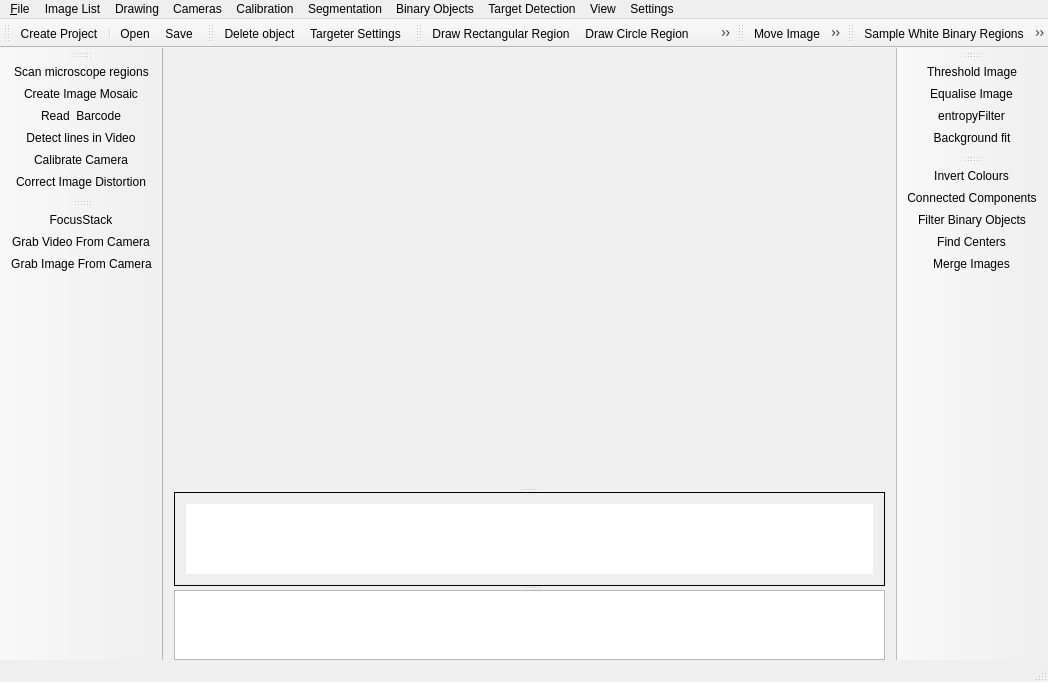
<?xml version="1.0" encoding="UTF-8"?>
<ui version="4.0">
 <class>MainWindow</class>
 <widget class="QMainWindow" name="MainWindow">
  <property name="geometry">
   <rect>
    <x>0</x>
    <y>0</y>
    <width>914</width>
    <height>682</height>
   </rect>
  </property>
  <property name="windowTitle">
   <string>Targeter</string>
  </property>
  <property name="windowIcon">
   <iconset resource="icons.qrc">
    <normaloff>:/icons/24/targeter.png</normaloff>:/icons/24/targeter.png</iconset>
  </property>
  <widget class="QWidget" name="centralWidget">
   <property name="sizePolicy">
    <sizepolicy hsizetype="Preferred" vsizetype="Preferred">
     <horstretch>0</horstretch>
     <verstretch>0</verstretch>
    </sizepolicy>
   </property>
   <layout class="QVBoxLayout" name="verticalLayout">
    <property name="bottomMargin">
     <number>0</number>
    </property>
    <item>
     <widget class="QSplitter" name="splitter">
      <property name="orientation">
       <enum>Qt::Vertical</enum>
      </property>
      <widget class="PaintQLabel" name="display_image">
       <property name="sizePolicy">
        <sizepolicy hsizetype="Minimum" vsizetype="Minimum">
         <horstretch>1</horstretch>
         <verstretch>100</verstretch>
        </sizepolicy>
       </property>
       <property name="minimumSize">
        <size>
         <width>254</width>
         <height>254</height>
        </size>
       </property>
       <property name="toolTipDuration">
        <number>1</number>
       </property>
       <property name="frameShape">
        <enum>QFrame::NoFrame</enum>
       </property>
       <property name="text">
        <string/>
       </property>
       <property name="alignment">
        <set>Qt::AlignCenter</set>
       </property>
      </widget>
      <widget class="QScrollArea" name="scrollArea">
       <property name="sizePolicy">
        <sizepolicy hsizetype="Expanding" vsizetype="Expanding">
         <horstretch>1</horstretch>
         <verstretch>0</verstretch>
        </sizepolicy>
       </property>
       <property name="frameShape">
        <enum>QFrame::Box</enum>
       </property>
       <property name="frameShadow">
        <enum>QFrame::Plain</enum>
       </property>
       <property name="verticalScrollBarPolicy">
        <enum>Qt::ScrollBarAlwaysOff</enum>
       </property>
       <property name="horizontalScrollBarPolicy">
        <enum>Qt::ScrollBarAsNeeded</enum>
       </property>
       <property name="sizeAdjustPolicy">
        <enum>QAbstractScrollArea::AdjustIgnored</enum>
       </property>
       <property name="widgetResizable">
        <bool>true</bool>
       </property>
       <widget class="QWidget" name="scrollAreaWidgetContents">
        <property name="geometry">
         <rect>
          <x>0</x>
          <y>0</y>
          <width>824</width>
          <height>87</height>
         </rect>
        </property>
        <property name="sizePolicy">
         <sizepolicy hsizetype="Minimum" vsizetype="Minimum">
          <horstretch>1</horstretch>
          <verstretch>0</verstretch>
         </sizepolicy>
        </property>
        <property name="autoFillBackground">
         <bool>true</bool>
        </property>
        <layout class="QGridLayout" name="gridLayout">
         <item row="0" column="0">
          <widget class="QListWidget" name="ImageThumbList">
           <property name="enabled">
            <bool>true</bool>
           </property>
           <property name="sizePolicy">
            <sizepolicy hsizetype="Minimum" vsizetype="Minimum">
             <horstretch>1</horstretch>
             <verstretch>0</verstretch>
            </sizepolicy>
           </property>
           <property name="layoutDirection">
            <enum>Qt::LeftToRight</enum>
           </property>
           <property name="autoFillBackground">
            <bool>true</bool>
           </property>
           <property name="frameShape">
            <enum>QFrame::NoFrame</enum>
           </property>
           <property name="frameShadow">
            <enum>QFrame::Plain</enum>
           </property>
           <property name="verticalScrollBarPolicy">
            <enum>Qt::ScrollBarAlwaysOff</enum>
           </property>
           <property name="horizontalScrollBarPolicy">
            <enum>Qt::ScrollBarAsNeeded</enum>
           </property>
           <property name="sizeAdjustPolicy">
            <enum>QAbstractScrollArea::AdjustToContents</enum>
           </property>
           <property name="autoScroll">
            <bool>true</bool>
           </property>
           <property name="alternatingRowColors">
            <bool>false</bool>
           </property>
           <property name="iconSize">
            <size>
             <width>50</width>
             <height>50</height>
            </size>
           </property>
           <property name="isWrapping" stdset="0">
            <bool>false</bool>
           </property>
           <property name="resizeMode">
            <enum>QListView::Adjust</enum>
           </property>
           <property name="viewMode">
            <enum>QListView::IconMode</enum>
           </property>
           <property name="modelColumn">
            <number>0</number>
           </property>
           <property name="uniformItemSizes">
            <bool>false</bool>
           </property>
          </widget>
         </item>
        </layout>
       </widget>
      </widget>
      <widget class="QPlainTextEdit" name="consoleDisplay">
       <property name="sizePolicy">
        <sizepolicy hsizetype="Expanding" vsizetype="Expanding">
         <horstretch>1</horstretch>
         <verstretch>1</verstretch>
        </sizepolicy>
       </property>
      </widget>
     </widget>
    </item>
   </layout>
  </widget>
  <widget class="QMenuBar" name="menuBar">
   <property name="geometry">
    <rect>
     <x>0</x>
     <y>0</y>
     <width>914</width>
     <height>21</height>
    </rect>
   </property>
   <widget class="QMenu" name="menu_File">
    <property name="title">
     <string>&amp;File</string>
    </property>
    <property name="toolTipsVisible">
     <bool>true</bool>
    </property>
    <addaction name="action_New"/>
    <addaction name="action_Open"/>
    <addaction name="action_Save"/>
    <addaction name="separator"/>
    <addaction name="actionGrab_Image_From_Camera"/>
    <addaction name="actionProcessFocusStack"/>
    <addaction name="action_Exit"/>
    <addaction name="separator"/>
   </widget>
   <widget class="QMenu" name="menuImages">
    <property name="title">
     <string>Image List</string>
    </property>
    <property name="toolTipsVisible">
     <bool>true</bool>
    </property>
    <addaction name="actionSelect_All"/>
    <addaction name="actionDeselect_All"/>
    <addaction name="separator"/>
    <addaction name="actionSet_as_Target"/>
    <addaction name="actionSet_as_find_targets_image"/>
    <addaction name="separator"/>
    <addaction name="actionDeleteObject"/>
   </widget>
   <widget class="QMenu" name="menuDetection">
    <property name="title">
     <string>Target Detection</string>
    </property>
    <property name="toolTipsVisible">
     <bool>true</bool>
    </property>
    <addaction name="actionScoreImage"/>
    <addaction name="actionFind_targets"/>
    <addaction name="actionSave_Target_Positions"/>
    <addaction name="actionSample_White_Binary_Regions"/>
   </widget>
   <widget class="QMenu" name="menuCamera">
    <property name="title">
     <string>Cameras</string>
    </property>
    <property name="toolTipsVisible">
     <bool>true</bool>
    </property>
    <addaction name="actionProcessFocusStack"/>
    <addaction name="actionGrab_Video_From_Camera"/>
    <addaction name="actionGrab_Image_From_Camera"/>
    <addaction name="actionClick_Center_Objective"/>
    <addaction name="action_scan_regions"/>
    <addaction name="actionRead_Barcode"/>
    <addaction name="actionCreate_Image_Mosaic"/>
   </widget>
   <widget class="QMenu" name="menuImage_Processing">
    <property name="title">
     <string>Binary Objects</string>
    </property>
    <addaction name="actionInvert"/>
    <addaction name="actionConnected_Components"/>
    <addaction name="actionFilter_Binary_Objects"/>
    <addaction name="actionFind_Centers"/>
    <addaction name="actionMergeImages"/>
   </widget>
   <widget class="QMenu" name="menuSettings">
    <property name="title">
     <string>Settings</string>
    </property>
    <addaction name="actionSettings"/>
    <addaction name="actionHelp"/>
   </widget>
   <widget class="QMenu" name="menuAlignment">
    <property name="title">
     <string>Calibration</string>
    </property>
    <addaction name="actionBackground_fit"/>
    <addaction name="actionDetect_lines"/>
    <addaction name="actionCalibrate_Camera"/>
    <addaction name="actionCorrectImage"/>
    <addaction name="actionReference_fiducial_marks"/>
   </widget>
   <widget class="QMenu" name="menuView">
    <property name="title">
     <string>View</string>
    </property>
    <addaction name="actionZoom_Out"/>
    <addaction name="actionZoom_In"/>
    <addaction name="action_Move_Image"/>
   </widget>
   <widget class="QMenu" name="menuDrawing">
    <property name="title">
     <string>Drawing</string>
    </property>
    <addaction name="actionDraw_Circle_Region"/>
    <addaction name="actionDraw_Rectangular_Region"/>
    <addaction name="actionDraw_Polygon"/>
    <addaction name="actionCreate_Mask_Image"/>
    <addaction name="actionGet_Target_image_region"/>
    <addaction name="actionMask_White"/>
    <addaction name="actionMask_Black"/>
    <addaction name="actionSelect_Object"/>
   </widget>
   <widget class="QMenu" name="menuSegmentation">
    <property name="title">
     <string>Segmentation</string>
    </property>
    <addaction name="actionEntropyFilter"/>
    <addaction name="actionThresholdImage"/>
    <addaction name="actionEqualise_Image"/>
    <addaction name="actionEdge_Detection"/>
    <addaction name="actionCorner_Detection"/>
   </widget>
   <addaction name="menu_File"/>
   <addaction name="menuImages"/>
   <addaction name="menuDrawing"/>
   <addaction name="menuCamera"/>
   <addaction name="menuAlignment"/>
   <addaction name="menuSegmentation"/>
   <addaction name="menuImage_Processing"/>
   <addaction name="menuDetection"/>
   <addaction name="menuView"/>
   <addaction name="menuSettings"/>
  </widget>
  <widget class="QToolBar" name="toolbarOpenSave">
   <attribute name="toolBarArea">
    <enum>TopToolBarArea</enum>
   </attribute>
   <attribute name="toolBarBreak">
    <bool>false</bool>
   </attribute>
   <addaction name="action_New"/>
   <addaction name="separator"/>
   <addaction name="action_Open"/>
   <addaction name="action_Save"/>
  </widget>
  <widget class="QStatusBar" name="statusBar"/>
  <widget class="QToolBar" name="toolBarSettings">
   <property name="windowTitle">
    <string>toolBar</string>
   </property>
   <property name="toolTip">
    <string>drawing tools</string>
   </property>
   <attribute name="toolBarArea">
    <enum>TopToolBarArea</enum>
   </attribute>
   <attribute name="toolBarBreak">
    <bool>false</bool>
   </attribute>
   <addaction name="actionDeleteObject"/>
   <addaction name="actionSettings"/>
  </widget>
  <widget class="QToolBar" name="toolBarDrawing">
   <property name="windowTitle">
    <string>toolBar_2</string>
   </property>
   <attribute name="toolBarArea">
    <enum>TopToolBarArea</enum>
   </attribute>
   <attribute name="toolBarBreak">
    <bool>false</bool>
   </attribute>
   <addaction name="actionDraw_Rectangular_Region"/>
   <addaction name="actionDraw_Circle_Region"/>
   <addaction name="actionDraw_Polygon"/>
   <addaction name="separator"/>
   <addaction name="actionClickTarget"/>
   <addaction name="actionReference_fiducial_marks"/>
   <addaction name="actionClick_Center_Objective"/>
   <addaction name="separator"/>
   <addaction name="actionMask_White"/>
   <addaction name="actionMask_Black"/>
   <addaction name="actionGrid_Spacing"/>
   <addaction name="separator"/>
   <addaction name="actionCreate_Mask_Image"/>
   <addaction name="actionGet_Target_image_region"/>
  </widget>
  <widget class="QToolBar" name="toolBarZoomPann">
   <property name="windowTitle">
    <string>toolBar_3</string>
   </property>
   <attribute name="toolBarArea">
    <enum>TopToolBarArea</enum>
   </attribute>
   <attribute name="toolBarBreak">
    <bool>false</bool>
   </attribute>
   <addaction name="action_Move_Image"/>
   <addaction name="actionZoom_Out"/>
   <addaction name="actionZoom_In"/>
  </widget>
  <widget class="QToolBar" name="toolBarImageAnalysis">
   <property name="windowTitle">
    <string>toolBar_4</string>
   </property>
   <attribute name="toolBarArea">
    <enum>RightToolBarArea</enum>
   </attribute>
   <attribute name="toolBarBreak">
    <bool>false</bool>
   </attribute>
   <addaction name="actionThresholdImage"/>
   <addaction name="actionEqualise_Image"/>
   <addaction name="actionEntropyFilter"/>
   <addaction name="actionBackground_fit"/>
  </widget>
  <widget class="QToolBar" name="toolBar">
   <property name="windowTitle">
    <string>toolBar</string>
   </property>
   <attribute name="toolBarArea">
    <enum>LeftToolBarArea</enum>
   </attribute>
   <attribute name="toolBarBreak">
    <bool>false</bool>
   </attribute>
   <addaction name="action_scan_regions"/>
   <addaction name="actionCreate_Image_Mosaic"/>
   <addaction name="actionRead_Barcode"/>
   <addaction name="actionDetect_lines"/>
   <addaction name="actionCalibrate_Camera"/>
   <addaction name="actionCorrectImage"/>
  </widget>
  <widget class="QToolBar" name="toolBar_2">
   <property name="windowTitle">
    <string>toolBar_2</string>
   </property>
   <attribute name="toolBarArea">
    <enum>LeftToolBarArea</enum>
   </attribute>
   <attribute name="toolBarBreak">
    <bool>false</bool>
   </attribute>
   <addaction name="actionProcessFocusStack"/>
   <addaction name="actionGrab_Video_From_Camera"/>
   <addaction name="actionGrab_Image_From_Camera"/>
  </widget>
  <widget class="QToolBar" name="toolBar_3">
   <property name="windowTitle">
    <string>toolBar_3</string>
   </property>
   <attribute name="toolBarArea">
    <enum>RightToolBarArea</enum>
   </attribute>
   <attribute name="toolBarBreak">
    <bool>false</bool>
   </attribute>
   <addaction name="actionInvert"/>
   <addaction name="actionConnected_Components"/>
   <addaction name="actionFilter_Binary_Objects"/>
   <addaction name="actionFind_Centers"/>
   <addaction name="actionMergeImages"/>
  </widget>
  <widget class="QToolBar" name="toolBar_4">
   <property name="windowTitle">
    <string>toolBar_4</string>
   </property>
   <attribute name="toolBarArea">
    <enum>TopToolBarArea</enum>
   </attribute>
   <attribute name="toolBarBreak">
    <bool>false</bool>
   </attribute>
   <addaction name="actionSample_White_Binary_Regions"/>
   <addaction name="actionScoreImage"/>
   <addaction name="actionFind_targets"/>
   <addaction name="actionSave_Target_Positions"/>
  </widget>
  <action name="actionFile">
   <property name="text">
    <string>File</string>
   </property>
  </action>
  <action name="action_File">
   <property name="text">
    <string>&amp;File</string>
   </property>
  </action>
  <action name="action_Exit">
   <property name="text">
    <string>&amp;Exit</string>
   </property>
  </action>
  <action name="action_Open">
   <property name="enabled">
    <bool>true</bool>
   </property>
   <property name="text">
    <string>&amp;Open</string>
   </property>
   <property name="visible">
    <bool>true</bool>
   </property>
  </action>
  <action name="actionProcessFocusStack">
   <property name="icon">
    <iconset resource="icons.qrc">
     <normaloff>:/icons/24/focus.png</normaloff>:/icons/24/focus.png</iconset>
   </property>
   <property name="text">
    <string>&amp;FocusStack</string>
   </property>
   <property name="iconText">
    <string>FocusStack</string>
   </property>
   <property name="toolTip">
    <string>Combine Focus Stack Images</string>
   </property>
  </action>
  <action name="action_Save">
   <property name="text">
    <string>&amp;Save</string>
   </property>
   <property name="toolTip">
    <string>&lt;html&gt;&lt;head/&gt;&lt;body&gt;&lt;p&gt;&lt;span style=&quot; font-weight:600;&quot;&gt;Save Image File&lt;/span&gt;&lt;/p&gt;&lt;p&gt;If file name ends with underscore number (eg. _10.png) then filenames numbered consequentially (11 etc)&lt;/p&gt;&lt;/body&gt;&lt;/html&gt;</string>
   </property>
  </action>
  <action name="actionSelect_All">
   <property name="text">
    <string>Select All</string>
   </property>
  </action>
  <action name="actionDeselect_All">
   <property name="text">
    <string>Deselect All</string>
   </property>
   <property name="iconText">
    <string>Deselect All</string>
   </property>
  </action>
  <action name="actionGrab_Image_From_Camera">
   <property name="icon">
    <iconset resource="icons.qrc">
     <normaloff>:/icons/24/camera.png</normaloff>:/icons/24/camera.png</iconset>
   </property>
   <property name="text">
    <string>&amp;Grab Image From Camera</string>
   </property>
  </action>
  <action name="actionZoom_Out">
   <property name="icon">
    <iconset resource="icons.qrc">
     <normaloff>:/icons/24/minus.png</normaloff>:/icons/24/minus.png</iconset>
   </property>
   <property name="text">
    <string>Zoom &amp;Out</string>
   </property>
   <property name="toolTip">
    <string>Zoom out of Image</string>
   </property>
  </action>
  <action name="actionZoom_In">
   <property name="icon">
    <iconset resource="icons.qrc">
     <normaloff>:/icons/24/plus.png</normaloff>:/icons/24/plus.png</iconset>
   </property>
   <property name="text">
    <string>Zoom &amp;In</string>
   </property>
   <property name="toolTip">
    <string>Zoom in closer to image </string>
   </property>
  </action>
  <action name="actionDraw_Polygon">
   <property name="checkable">
    <bool>true</bool>
   </property>
   <property name="icon">
    <iconset resource="icons.qrc">
     <normaloff>:/icons/24/polygon.png</normaloff>:/icons/24/polygon.png</iconset>
   </property>
   <property name="text">
    <string>Draw &amp;Polygon Region</string>
   </property>
   <property name="toolTip">
    <string>Draw polygon to select region</string>
   </property>
  </action>
  <action name="actionDraw_Circle_Region">
   <property name="checkable">
    <bool>true</bool>
   </property>
   <property name="icon">
    <iconset resource="icons.qrc">
     <normaloff>:/icons/24/circ.png</normaloff>:/icons/24/circ.png</iconset>
   </property>
   <property name="text">
    <string>Draw &amp;Circle Region</string>
   </property>
   <property name="toolTip">
    <string>Draw circle to select Region</string>
   </property>
  </action>
  <action name="actionDraw_Rectangular_Region">
   <property name="checkable">
    <bool>true</bool>
   </property>
   <property name="icon">
    <iconset resource="icons.qrc">
     <normaloff>:/icons/24/rect.png</normaloff>:/icons/24/rect.png</iconset>
   </property>
   <property name="text">
    <string>Draw &amp;Rectangular Region</string>
   </property>
   <property name="toolTip">
    <string>Draw rectangle to select region</string>
   </property>
  </action>
  <action name="action_Move_Image">
   <property name="checkable">
    <bool>true</bool>
   </property>
   <property name="icon">
    <iconset resource="icons.qrc">
     <normaloff>:/icons/24/grabhand.png</normaloff>:/icons/24/grabhand.png</iconset>
   </property>
   <property name="text">
    <string>&amp;Move Image</string>
   </property>
   <property name="toolTip">
    <string>Move image or selected drawing object </string>
   </property>
  </action>
  <action name="actionGet_Target_image_region">
   <property name="icon">
    <iconset resource="icons.qrc">
     <normaloff>:/icons/24/polygonmask.png</normaloff>:/icons/24/polygonmask.png</iconset>
   </property>
   <property name="text">
    <string>Make new image from region</string>
   </property>
   <property name="toolTip">
    <string>&lt;html&gt;&lt;head/&gt;&lt;body&gt;&lt;p&gt;Create&lt;span style=&quot; font-weight:600;&quot;&gt; target image&lt;/span&gt; from drawn boundary region and polygon/circular shape&lt;/p&gt;&lt;/body&gt;&lt;/html&gt;</string>
   </property>
  </action>
  <action name="actionSet_as_Target">
   <property name="text">
    <string>Set/Unset as 'good target' image</string>
   </property>
   <property name="toolTip">
    <string>&lt;html&gt;&lt;head/&gt;&lt;body&gt;&lt;p&gt;This will set/unset the selected image as a suitable &lt;span style=&quot; font-weight:600;&quot;&gt;target image&lt;/span&gt; to use for image analysis &lt;span style=&quot; font-weight:600;&quot;&gt;training&lt;/span&gt;&lt;/p&gt;&lt;/body&gt;&lt;/html&gt;</string>
   </property>
  </action>
  <action name="actionSet_as_find_targets_image">
   <property name="text">
    <string>Set/unset as 'find targets' image</string>
   </property>
   <property name="toolTip">
    <string>&lt;html&gt;&lt;head/&gt;&lt;body&gt;&lt;p&gt;This will set/unset the checked image as the &lt;span style=&quot; font-weight:600;&quot;&gt;test image&lt;/span&gt; in which image analysis will try to &lt;span style=&quot; font-weight:600;&quot;&gt;find&lt;/span&gt; targets&lt;/p&gt;&lt;/body&gt;&lt;/html&gt;</string>
   </property>
  </action>
  <action name="actionFind_targets">
   <property name="icon">
    <iconset resource="icons.qrc">
     <normaloff>:/icons/24/targeter.png</normaloff>:/icons/24/targeter.png</iconset>
   </property>
   <property name="text">
    <string>Detect Targets</string>
   </property>
   <property name="toolTip">
    <string>&lt;html&gt;&lt;head/&gt;&lt;body&gt;&lt;p&gt;By clicking this button image analysis algorithms trained on the example target images and&lt;span style=&quot; font-weight:600;&quot;&gt; best target regions within the 'test' image will be detected&lt;/span&gt;. &lt;/p&gt;&lt;/body&gt;&lt;/html&gt;</string>
   </property>
  </action>
  <action name="actionDeleteObject">
   <property name="icon">
    <iconset resource="icons.qrc">
     <normaloff>:/icons/24/trashcan.png</normaloff>:/icons/24/trashcan.png</iconset>
   </property>
   <property name="text">
    <string>&amp;Delete object</string>
   </property>
   <property name="toolTip">
    <string>Deletes current drawing object or selected image</string>
   </property>
  </action>
  <action name="actionTarget_detection_settings">
   <property name="text">
    <string>target detection settings</string>
   </property>
   <property name="toolTip">
    <string>manage how targets are detected</string>
   </property>
  </action>
  <action name="actionThresholdImage">
   <property name="icon">
    <iconset resource="icons.qrc">
     <normaloff>:/icons/24/threshold.png</normaloff>:/icons/24/threshold.png</iconset>
   </property>
   <property name="text">
    <string>Threshold Image</string>
   </property>
   <property name="toolTip">
    <string>&lt;html&gt;&lt;head/&gt;&lt;body&gt;&lt;p&gt;By clicking this button the current image will be &amp;lt;b&amp;gt;thresholded&amp;lt;/b&amp;gt; to a black/white image&lt;/p&gt;&lt;/body&gt;&lt;/html&gt;</string>
   </property>
  </action>
  <action name="actionMergeImages">
   <property name="icon">
    <iconset resource="icons.qrc">
     <normaloff>:/icons/24/mergeimage.png</normaloff>:/icons/24/mergeimage.png</iconset>
   </property>
   <property name="text">
    <string>Merge Images</string>
   </property>
   <property name="toolTip">
    <string>&lt;html&gt;&lt;head/&gt;&lt;body&gt;&lt;p&gt;Combines a binary mask image with another image by multiplication. &lt;/p&gt;&lt;/body&gt;&lt;/html&gt;</string>
   </property>
  </action>
  <action name="actionSettings">
   <property name="icon">
    <iconset resource="icons.qrc">
     <normaloff>:/icons/24/settings.png</normaloff>:/icons/24/settings.png</iconset>
   </property>
   <property name="text">
    <string>Targeter Settings</string>
   </property>
  </action>
  <action name="actionReference_fiducial_marks">
   <property name="checkable">
    <bool>true</bool>
   </property>
   <property name="icon">
    <iconset resource="icons.qrc">
     <normaloff>:/icons/24/marks.png</normaloff>:/icons/24/marks.png</iconset>
   </property>
   <property name="text">
    <string>Reference fiducial marks</string>
   </property>
   <property name="toolTip">
    <string>Reference fiducial marks by clicking on the image</string>
   </property>
  </action>
  <action name="actionFind_Centers">
   <property name="icon">
    <iconset resource="icons.qrc">
     <normaloff>:/icons/24/findcenters.png</normaloff>:/icons/24/findcenters.png</iconset>
   </property>
   <property name="text">
    <string>Find Centers</string>
   </property>
   <property name="toolTip">
    <string>&lt;html&gt;&lt;head/&gt;&lt;body&gt;&lt;p&gt;Find center of regions in a connected component image&lt;/p&gt;&lt;/body&gt;&lt;/html&gt;</string>
   </property>
  </action>
  <action name="actionInvert">
   <property name="icon">
    <iconset resource="icons.qrc">
     <normaloff>:/icons/24/invert.png</normaloff>:/icons/24/invert.png</iconset>
   </property>
   <property name="text">
    <string>Invert Colours</string>
   </property>
  </action>
  <action name="actionConnected_Components">
   <property name="icon">
    <iconset resource="icons.qrc">
     <normaloff>:/icons/24/connectedcomponents.png</normaloff>:/icons/24/connectedcomponents.png</iconset>
   </property>
   <property name="text">
    <string>Connected Components</string>
   </property>
   <property name="toolTip">
    <string>&lt;html&gt;&lt;head/&gt;&lt;body&gt;&lt;p&gt;Finds connected components regions in a binary image. Non touching white regions are labelled with a region number. &lt;/p&gt;&lt;/body&gt;&lt;/html&gt;</string>
   </property>
  </action>
  <action name="actionFilter_Binary_Objects">
   <property name="icon">
    <iconset resource="icons.qrc">
     <normaloff>:/icons/24/filter.png</normaloff>:/icons/24/filter.png</iconset>
   </property>
   <property name="text">
    <string>Filter Binary Objects</string>
   </property>
   <property name="toolTip">
    <string>&lt;html&gt;&lt;head/&gt;&lt;body&gt;&lt;p&gt;Processes conneceted component image to find only those regions that meet size or shape criteria&lt;/p&gt;&lt;/body&gt;&lt;/html&gt;</string>
   </property>
  </action>
  <action name="actionSave_Target_Positions">
   <property name="icon">
    <iconset resource="icons.qrc">
     <normaloff>:/icons/24/saveTargets.png</normaloff>:/icons/24/saveTargets.png</iconset>
   </property>
   <property name="text">
    <string>Save Target Positions</string>
   </property>
   <property name="toolTip">
    <string>Save Target Positions to XML file</string>
   </property>
  </action>
  <action name="actionScoreImage">
   <property name="icon">
    <iconset resource="icons.qrc">
     <normaloff>:/icons/24/scoreimage.png</normaloff>:/icons/24/scoreimage.png</iconset>
   </property>
   <property name="text">
    <string>ScoreImage</string>
   </property>
   <property name="toolTip">
    <string>&lt;html&gt;&lt;head/&gt;&lt;body&gt;&lt;p&gt;By clicking this button a 'good targets' score image is created, brighter pixels show best 'good target' positions.&lt;/p&gt;&lt;/body&gt;&lt;/html&gt;</string>
   </property>
  </action>
  <action name="actionCalibrate_Camera">
   <property name="icon">
    <iconset resource="icons.qrc">
     <normaloff>:/icons/24/checkerboard.png</normaloff>:/icons/24/checkerboard.png</iconset>
   </property>
   <property name="text">
    <string>Calibrate Camera</string>
   </property>
   <property name="toolTip">
    <string>Calibrate Camera using alignment images (chessboard or circles)</string>
   </property>
  </action>
  <action name="actionCorrectImage">
   <property name="icon">
    <iconset resource="icons.qrc">
     <normaloff>:/icons/24/calibrate.png</normaloff>:/icons/24/calibrate.png</iconset>
   </property>
   <property name="text">
    <string>Correct Image Distortion</string>
   </property>
   <property name="toolTip">
    <string>the image will be corrected if camera calibration has first been performed</string>
   </property>
  </action>
  <action name="actionGrab_Video_From_Camera">
   <property name="checkable">
    <bool>true</bool>
   </property>
   <property name="icon">
    <iconset resource="icons.qrc">
     <normaloff>:/icons/24/movie.png</normaloff>:/icons/24/movie.png</iconset>
   </property>
   <property name="text">
    <string>Grab Video From Camera</string>
   </property>
   <property name="toolTip">
    <string>Get and show real time video from connected Basler camera</string>
   </property>
  </action>
  <action name="actionDetect_lines">
   <property name="checkable">
    <bool>true</bool>
   </property>
   <property name="icon">
    <iconset resource="icons.qrc">
     <normaloff>:/icons/24/hough.png</normaloff>:/icons/24/hough.png</iconset>
   </property>
   <property name="text">
    <string>Detect lines in Video</string>
   </property>
   <property name="toolTip">
    <string>&lt;html&gt;&lt;head/&gt;&lt;body&gt;&lt;span style=&quot; text-decoration: underline;&quot;&gt;Find lines in image&lt;/span&gt;&lt;br&gt;numbers on left = distance of line to image center&lt;br&gt;numbers on right = angle of lines&lt;/body&gt;&lt;/html&gt;</string>
   </property>
  </action>
  <action name="actionCorner_Detection">
   <property name="text">
    <string>Corner Detection</string>
   </property>
   <property name="toolTip">
    <string>Detect corners in image</string>
   </property>
  </action>
  <action name="actionEdge_Detection">
   <property name="text">
    <string>Edge Detection</string>
   </property>
   <property name="toolTip">
    <string>Performs Canny edge detection on image</string>
   </property>
  </action>
  <action name="actionEntropyFilter">
   <property name="icon">
    <iconset resource="icons.qrc">
     <normaloff>:/icons/24/entropy.png</normaloff>:/icons/24/entropy.png</iconset>
   </property>
   <property name="text">
    <string>entropyFilter</string>
   </property>
   <property name="toolTip">
    <string>Perform entropy filtering on image</string>
   </property>
  </action>
  <action name="actionEnergy_image">
   <property name="text">
    <string>Energy image</string>
   </property>
   <property name="toolTip">
    <string>Create laplacian pyramid energy image</string>
   </property>
  </action>
  <action name="actionRemoveBlackPixels">
   <property name="text">
    <string>RemoveBlackPixels</string>
   </property>
  </action>
  <action name="action_New">
   <property name="text">
    <string>Create Project</string>
   </property>
   <property name="toolTip">
    <string>Go to project settings page</string>
   </property>
  </action>
  <action name="actionHelp">
   <property name="text">
    <string>Help</string>
   </property>
  </action>
  <action name="actionDeleteImage">
   <property name="icon">
    <iconset resource="icons.qrc">
     <normaloff>:/icons/24/trashcan.png</normaloff>:/icons/24/trashcan.png</iconset>
   </property>
   <property name="text">
    <string>Delete Image</string>
   </property>
   <property name="toolTip">
    <string>Delete this image</string>
   </property>
  </action>
  <action name="actionSample_White_Binary_Regions">
   <property name="icon">
    <iconset resource="icons.qrc">
     <normaloff>:/icons/24/sample.png</normaloff>:/icons/24/sample.png</iconset>
   </property>
   <property name="text">
    <string>Sample White Binary Regions</string>
   </property>
  </action>
  <action name="actionMask_White">
   <property name="checkable">
    <bool>true</bool>
   </property>
   <property name="icon">
    <iconset resource="icons.qrc">
     <normaloff>:/icons/24/white.png</normaloff>:/icons/24/white.png</iconset>
   </property>
   <property name="text">
    <string>Mask White</string>
   </property>
   <property name="toolTip">
    <string>Mask image area white (ie. analyse this region)</string>
   </property>
  </action>
  <action name="actionMask_Black">
   <property name="checkable">
    <bool>true</bool>
   </property>
   <property name="icon">
    <iconset resource="icons.qrc">
     <normaloff>:/icons/24/black.png</normaloff>:/icons/24/black.png</iconset>
   </property>
   <property name="text">
    <string>Mask Black</string>
   </property>
   <property name="toolTip">
    <string>Mask image area black (ie. do not analyse this region)</string>
   </property>
  </action>
  <action name="actionSelect_Object">
   <property name="icon">
    <iconset resource="icons.qrc">
     <normaloff>:/icons/24/select.png</normaloff>:/icons/24/select.png</iconset>
   </property>
   <property name="text">
    <string>Select Object</string>
   </property>
   <property name="toolTip">
    <string>Select Drawing Object(s)</string>
   </property>
  </action>
  <action name="actionClickTarget">
   <property name="checkable">
    <bool>true</bool>
   </property>
   <property name="icon">
    <iconset resource="icons.qrc">
     <normaloff>:/icons/24/cross.png</normaloff>:/icons/24/cross.png</iconset>
   </property>
   <property name="text">
    <string>ClickTarget</string>
   </property>
   <property name="toolTip">
    <string>Click on image to define target</string>
   </property>
  </action>
  <action name="actionRead_Barcode">
   <property name="icon">
    <iconset resource="icons.qrc">
     <normaloff>:/icons/24/barcode.png</normaloff>:/icons/24/barcode.png</iconset>
   </property>
   <property name="text">
    <string>Read  Barcode</string>
   </property>
   <property name="toolTip">
    <string>Find and read Code39 linear barcode in image</string>
   </property>
  </action>
  <action name="action_scan_regions">
   <property name="icon">
    <iconset resource="icons.qrc">
     <normaloff>:/icons/24/scanareas.png</normaloff>:/icons/24/scanareas.png</iconset>
   </property>
   <property name="text">
    <string>Scan microscope regions</string>
   </property>
   <property name="toolTip">
    <string>Grab microscope images as a mosaic from masked regions of sample frame (use rectangle drawing shape to define regions of interest on the overview image first)</string>
   </property>
  </action>
  <action name="actionCreate_Mask_Image">
   <property name="icon">
    <iconset resource="icons.qrc">
     <normaloff>:/icons/24/binarymask.png</normaloff>:/icons/24/binarymask.png</iconset>
   </property>
   <property name="text">
    <string>Create Mask Image</string>
   </property>
   <property name="toolTip">
    <string>Create mask image from black/white shapes</string>
   </property>
  </action>
  <action name="actionClick_Center_Objective">
   <property name="checkable">
    <bool>true</bool>
   </property>
   <property name="icon">
    <iconset resource="icons.qrc">
     <normaloff>:/icons/24/objectivePosition.png</normaloff>:/icons/24/objectivePosition.png</iconset>
   </property>
   <property name="text">
    <string>Click Center Objective</string>
   </property>
   <property name="toolTip">
    <string>Click overview image to center microscope objective at this place</string>
   </property>
  </action>
  <action name="actionGrid_Spacing">
   <property name="checkable">
    <bool>true</bool>
   </property>
   <property name="icon">
    <iconset resource="icons.qrc">
     <normaloff>:/icons/24/spacing.png</normaloff>:/icons/24/spacing.png</iconset>
   </property>
   <property name="text">
    <string>Sample Spacing</string>
   </property>
   <property name="toolTip">
    <string>select then click twice on image to specify for sampling spacing</string>
   </property>
  </action>
  <action name="actionBackground_fit">
   <property name="icon">
    <iconset resource="icons.qrc">
     <normaloff>:/icons/24/background.png</normaloff>:/icons/24/background.png</iconset>
   </property>
   <property name="text">
    <string>Background fit</string>
   </property>
   <property name="toolTip">
    <string>Fits image background (eg. to model illumination)</string>
   </property>
  </action>
  <action name="actionEqualise_Image">
   <property name="icon">
    <iconset resource="icons.qrc">
     <normaloff>:/icons/24/histogram_equalization.png</normaloff>:/icons/24/histogram_equalization.png</iconset>
   </property>
   <property name="text">
    <string>Equalise Image</string>
   </property>
   <property name="toolTip">
    <string>Contrast equalise image</string>
   </property>
  </action>
  <action name="actionCreate_Image_Mosaic">
   <property name="icon">
    <iconset resource="icons.qrc">
     <normaloff>:/icons/24/mosaic.png</normaloff>:/icons/24/mosaic.png</iconset>
   </property>
   <property name="text">
    <string>Create Image Mosaic</string>
   </property>
   <property name="toolTip">
    <string>Stitch images together to produce an image mosaic</string>
   </property>
  </action>
 </widget>
 <layoutdefault spacing="6" margin="11"/>
 <customwidgets>
  <customwidget>
   <class>PaintQLabel</class>
   <extends>QLabel</extends>
   <header>paintqlabel.h</header>
  </customwidget>
 </customwidgets>
 <resources>
  <include location="icons.qrc"/>
 </resources>
 <connections/>
</ui>
